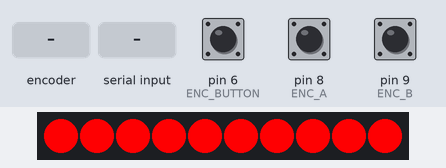
Simulated run of this sketch. Board: Arduino Leonardo, built with avr-gcc and run on an emulated ATmega32U4. Shown: 10 RGB LEDs in strip order, left to right. The test bench sets the inputs (shaded band); at power-on: pin 6 (ENC_BUTTON) HIGH, pin 8 (ENC_A) HIGH, pin 9 (ENC_B) HIGH. Dim RGB values are drawn brighter than linear; EEPROM starts erased.

Above: at 1.2 s.
1.3 s: pin 6 (ENC_BUTTON) pulled LOW for 0.15 s
3.1 s: rotary encoder on pin 8 (ENC_A) / pin 9 (ENC_B) turned 3 steps (first pin leading)
5.2 s: rotary encoder on pin 8 (ENC_A) / pin 9 (ENC_B) turned 1 step (first pin leading)
6.9 s: "e\n" received over Serial
At 7.4 s:
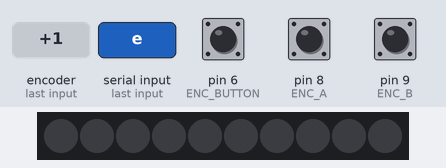
8.4 s: pin 6 (ENC_BUTTON) pulsed LOW 5 times (0.12 s each, 0.3 s apart)
At 9.15 s:
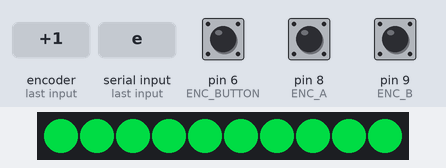
Timing chart, 0 to 11.4 s (numbered marks = the images above; inputs shaded):
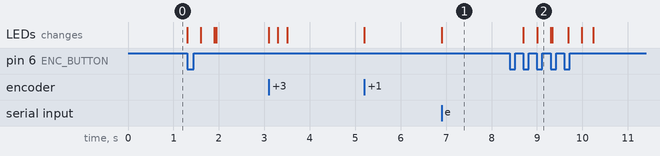

Measured:
- after the input at 6.9 s, the LEDs: change at once (image 1)
- after the input at 8.4 s, the LEDs: first change after 0.30 s (image 2 shows a later state)

The sketch:

nibble_light.ino
```cpp
#include <FastLED.h>
#include <EEPROM.h>

#define NUM_LEDS 10

// pins
#define ENC_BUTTON 6
#define LED 7
#define ENC_A 8
#define ENC_B 9

#define ENCODER_HUE_CHANGE 8
#define ENCODER_VALUE_CHANGE 8
#define SERIAL_HUE_CHANGE 8
#define SERIAL_VALUE_CHANGE 16

// eeprom locations / state
#define HUE 0
#define VALUE 1
#define ENABLED 2

#define updateHue()     EEPROM.update(HUE, hue);
#define updateValue()   EEPROM.update(VALUE, value);
#define updateEnabled() EEPROM.update(ENABLED, enabled);

CRGB leds[NUM_LEDS];

int hue = 0;
int value = 255;
bool enabled = true;

int state = 0;

int button_last = 1;
int a_last = 0;

void setup() {
  FastLED.addLeds<WS2812B, LED, GRB>(leds, NUM_LEDS);

  // remember 1 is off, 0 is on
  pinMode(ENC_BUTTON, INPUT_PULLUP);
  pinMode(ENC_A, INPUT_PULLUP);
  pinMode(ENC_B, INPUT_PULLUP);

  Serial.begin(9600);

  // persistent data
  hue     = EEPROM.read(HUE);
  value   = EEPROM.read(VALUE);
  enabled = EEPROM.read(ENABLED);

  // turn off unnecessary lights
  pinMode(LED_BUILTIN_TX,INPUT);
  pinMode(LED_BUILTIN_RX,INPUT);

  updateLEDs();
}

void loop() {
  // button
  int button = digitalRead(ENC_BUTTON);
  // only run if it is newly pressed
  if(button == 0 && button_last != 0)
    press();

  // encoder
  int enc_a = digitalRead(ENC_A);
  // only run if value is new
  if(enc_a == 0 && a_last != 0) { //
    int enc_b = digitalRead(ENC_B);

    if(enc_b == enc_a)
      rotate(1);
    else
      rotate(-1);
  }

  // serial
  if(Serial.available()) {
    String str = Serial.readStringUntil('\n');\
    str.trim();
    handleStr(str);
  }

  a_last = enc_a;
  button_last = button;

  delay(1); // slight delay required for debouncing
}

// value changes
void changeHue(int amt) {
  hue += amt; updateHue();
  updateLEDs();
}

void changeValue(int amt) {
  value = max(0, min(255, value + amt)); updateValue();
  updateLEDs();
}

void toggleEnabled() {
  enabled = !enabled; updateEnabled();
  updateLEDs();
}

// led stuff
void updateLEDs() {
  setLEDs(hue, enabled ? value : 0);
}

void setLEDs(int hue, int value) {
  for(int i = 0; i < NUM_LEDS; i++) {
    leds[i] = CHSV(hue, 255, value);
  }

  FastLED.show();
}

// serial
void handleStr(String str) {
  // get command
  if(str.length() < 1) return;
  char command = str.charAt(0);

  // single argument commands
  if(command == 'e') { toggleEnabled(); return; }

  // get direction
  if(str.length() < 2) return;
  char val = str.charAt(1);
  int dir = getDirection(val);

  // direction commands
  switch(command) {
    case 'h':
      changeHue(dir * SERIAL_HUE_CHANGE);
      break;
    case 'v':
      changeValue(dir * SERIAL_VALUE_CHANGE);
      break;
  }
}

int getDirection(char chr) {
  switch(chr) {
    case 'r':
    case '+':
      return 1;
    case 'l':
    case '-':
      return -1;
    default:
      return 0;
  }
}

// encoder
void rotate(int dir) {
  switch (state) {
    case HUE:
      changeHue(dir * ENCODER_HUE_CHANGE);
      break;
    case VALUE:
      changeValue(dir * ENCODER_VALUE_CHANGE);
      break;
    case ENABLED:
      toggleEnabled();
      break;
  }
}

void press() {
  // update state
  state += 1;

  if(state > ENABLED) // out of bounds
    state = 0;

  // small animation
  switch (state) {
    case HUE:
      for(int hueOffset = 0; hueOffset < 256; hueOffset++) {
        setLEDs(hue + hueOffset, value);
        delay(1);
      } break;
    case VALUE:
      for(int newvalue = 0; newvalue < 256; newvalue++) {
        setLEDs(hue, newvalue);
        delay(1);
      } break;
    case ENABLED:
      setLEDs(hue, 0);
      delay(256);
      break;
  }

  // go back to original
  updateLEDs();
}
```
